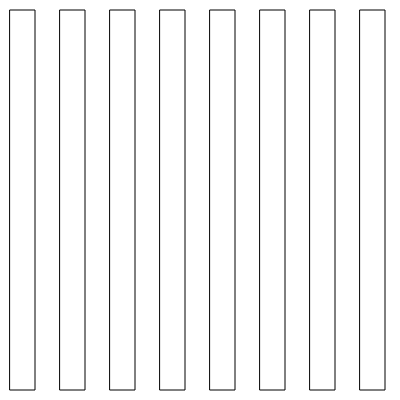
Frame 1 (no input)
Frame 2 (the mouse pressed at the canvas centre, redrawn once): blank canvas, image omitted

The p5.js sketch that drew this single still picture (run headless with seeded random() and noise() and a simulated clock; the mouse was pressed at the canvas centre and the sketch redrawn once):

// p5.js sketch
// ── sketch.js
let xpos = 10;

function setup() {
	createCanvas(400, 400);
noLoop();
}

function draw() {
	background(255);

	while (xpos < 400) {
		rect(xpos, 10, 25, 380);
		xpos = xpos + 50;
	}

	}
